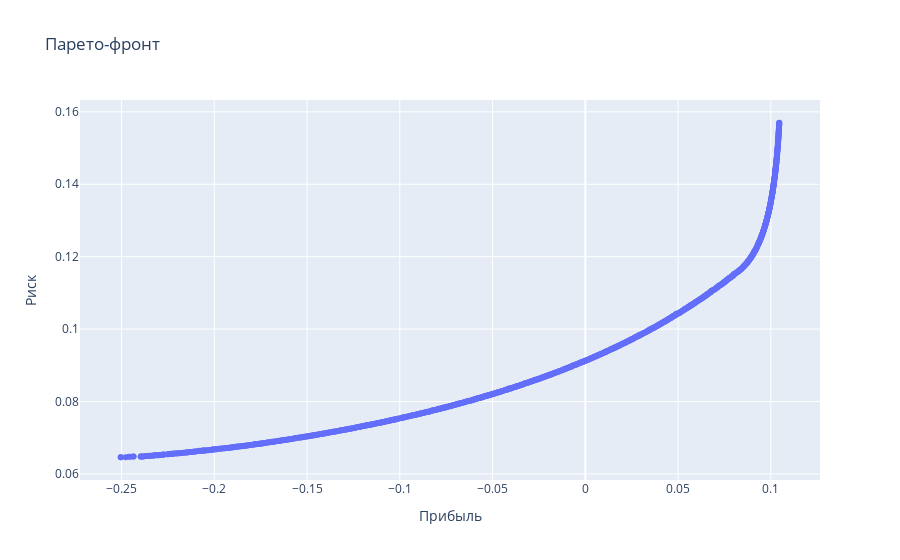

Notebook source saved alongside this figure:
### Code cell
# NSGA-II

nsga_2 = NSGA_II(
    population_size=1000,
    max_generations=300,
    variable_bounds=variable_bounds,
    objectives=objectives,
    mutation_rate=0.25
)

nsga_2.run()

nsga_2_front = nsga_2.get_pareto_front()

nsga_2.visualize_pareto_front()

### Figure 1 — Plotly figure (JSON) as saved in the notebook; plotly's stock layout.template omitted (floating-point values rounded to 4 significant figures; data arrays with more than 128 entries replaced by an {"elided": "..."} marker saying what was removed)
{"data": [{"hovertemplate": "Прибыль=%{x}<br>Риск=%{y}<extra></extra>", "legendgroup": "", "marker": {"color": "#636efa", "symbol": "circle"}, "mode": "markers", "name": "", "orientation": "v", "showlegend": false, "type": "scatter", "x": {"elided": "1000 float values"}, "xaxis": "x", "y": {"elided": "1000 float values"}, "yaxis": "y"}], "layout": {"legend": {"tracegroupgap": 0}, "title": {"text": "Парето-фронт"}, "xaxis": {"anchor": "y", "domain": [0, 1], "title": {"text": "Прибыль"}}, "yaxis": {"anchor": "x", "domain": [0, 1], "title": {"text": "Риск"}}}}
